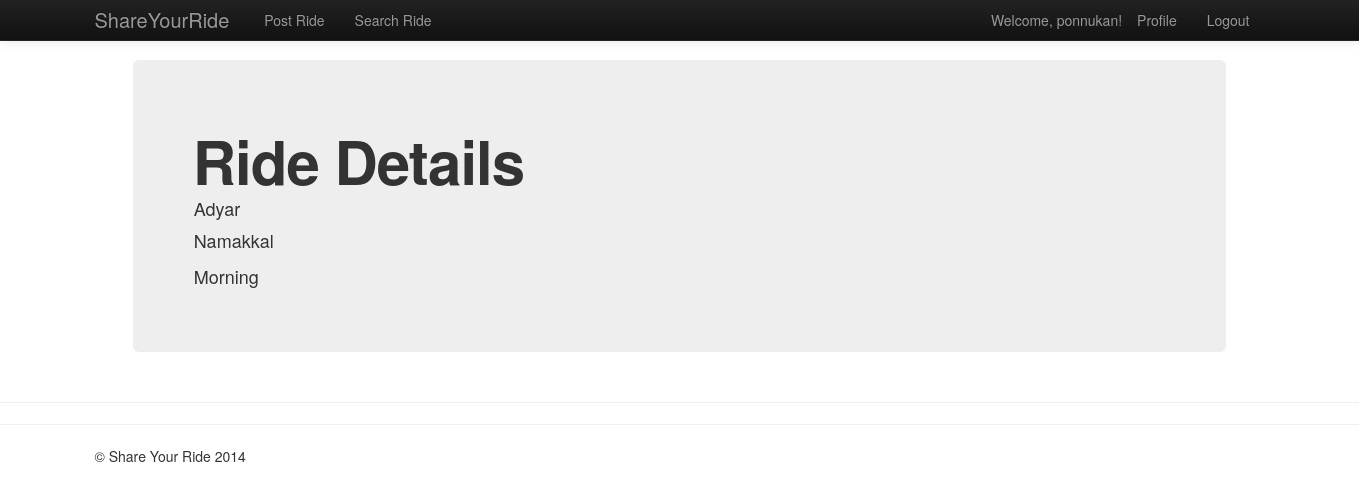
Screenshot of /rides/ridedetails/2 (signed in) with the database file from the repository.
### rides/models.py (models this page shows, shortened)
class Ride(models.Model):
    add_source = models.ForeignKey(Address, related_name='source')
    add_destination = models.ForeignKey(Address, related_name='destination')
    ride_starttime = models.DateTimeField(default= datetime.datetime.now, blank=True)
    ride_endtime = models.DateTimeField(default= datetime.datetime.now, blank=True)
    ride_comment = models.TextField(max_length=140,blank=True)

class Address(models.Model):
    add_address = models.TextField(max_length=80,blank=True)
    add_city = models.TextField(max_length=50,blank=True)
    add_state = models.TextField(max_length=30,blank=True)
    add_zip = models.TextField(max_length=6,blank=True)
    add_lat = models.FloatField(default=0.0)
    add_lng = models.FloatField(default=0.0)
    add_type = models.TextField(max_length=30,blank=True)
    def __unicode__(self):
        return self.add_address

### rides/views.py (the view)
# urls.py: url(r'^ridedetails/(?P<ride_id>\w+)$', views.ridedetails, name='ride details'),
@login_required
def ridedetails(request, ride_id):
    context = RequestContext(request)
    context_dict = dict()
    try:
        ride = Ride.objects.get(pk=ride_id)
        context_dict['ride'] = ride   #Adding the pages to the dict
    except Ride.DoesNotExist:
        pass
    return render_to_response('rides/ridedetails.html', context_dict, context)

### ShareYourRide/templates/rides/ridedetails.html (shortened to what this page needs)
{% extends 'rides/base.html' %}
{% load static %}
{% block body_block %}
<div class="hero-unit">
    <h1>Ride Details</h1>
    <div class="container">
    <table>
            <tr><td>{{ ride.type }}</td></tr>
            <tr><td>{{ ride.add_source }}</td></tr>
            <tr><td>{{ ride.add_destination }}</td></tr>
            <tr><td>{{ ride.ride_startDateTime }}</td></tr>
            <tr><td>{{ ride.ride_returnDateTime }}</td></tr>
            <tr><td>{{ ride.ride_comment }}</td></tr>
	</table>
    </div>
</div>
{% endblock %}

### ShareYourRide/templates/rides/base.html (shortened to what this page needs)
<!DOCTYPE html>
{% load static %}
<html>
    <head>
        <link href="{% static 'css/bootstrap-fluid-adj.css' %}" rel="stylesheet">
        <link href="{% static 'css/bootstrap.min.css' %}" rel="stylesheet" media="screen">
        <link href="{% static 'css/bootstrap-responsive.css' %}" rel="stylesheet">
		<link href="{% static 'css/jquery-ui.css' %}" rel="stylesheet">
		<link href="{% static 'css/jquery-ui-timepicker-addon.css' %}" rel="stylesheet">
    </head>
    <body>
        <div>
            <div class="navbar navbar-inverse navbar-fixed-top">
               <div class="navbar-inner">
                   <div class="container">
                       <a class="brand" href="/rides/">ShareYourRide</a>
                       <div class="nav-collapse collapse">
                           <ul class="nav pull-right">
                               {% if user.is_authenticated %}
                                <li class="navbar-text">Welcome, {{ user.username }}!</li>
                                <li><a href="/rides/profile/">Profile</a></li>
                                <li><a href="/rides/logout/">Logout</a></li>
                               {% else %}
                                <li><a href="/rides/register/">Register</a></li>
                                <li><a href="/rides/login/">Login</a></li>
                               {% endif %}
                           </ul>
                            <ul class="nav">
                               {% if user.is_authenticated %}
                                <li><a href="/rides/postride/">Post Ride</a></li>
                                <li><a href="/rides/search/">Search Ride</a></li>
                               {% endif %}
                           </ul>
                       </div>
                   </div>
               </div>
            </div>
            <div class="container-fluid">
                <div class="row-fluid">
                    <div class="span1">
                    </div>
                    <div class="span10">
                        {% block body_block %}
                        {% endblock %}
                    </div>
                </div>
            </div>
        <hr>
        </div>
        <hr />
    </body>
    <footer>
    <div class="container">
        <p>&copy; Share Your Ride 2014</p>
    </div>
</footer>
</html>

### rows the page displays
Ride: add_source "Adyar", add_destination "Namakkal", ride_comment "Morning"

### other values shown
{{ user.username }} "ponnukan"
